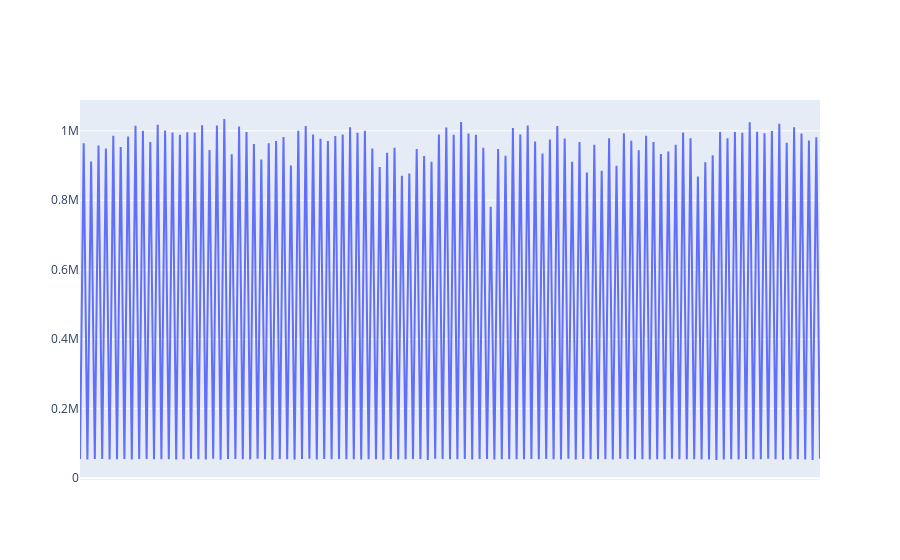
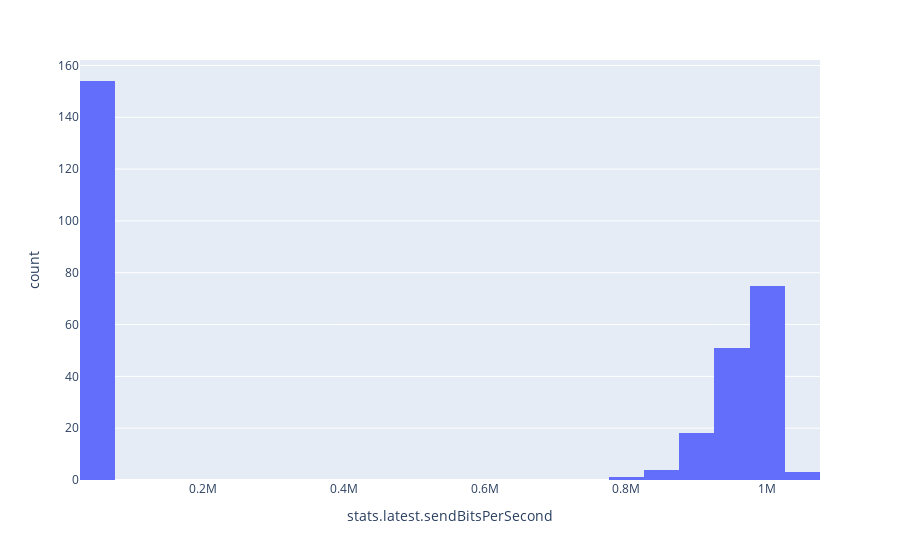

Write notebook code for charts like these, in order.
### Code cell
import pandas
import json
import plotly.graph_objects as go
import plotly.express as px

with open('beacon.log') as f:
    lines = [json.loads(line) for line in f.readlines()]
    data = pandas.json_normalize(lines)
    data['time'] = pandas.to_datetime(data['stats.latest.timestamp'])

data

fig = go.Figure([go.Scatter(x=data['time'], y=data['stats.latest.sendBitsPerSecond'])])
fig.show()

fig2 = px.histogram(data, x='stats.latest.sendBitsPerSecond', nbins=20)
fig2.show()

data.describe()

### Figure 1 — Plotly figure (JSON) as saved in the notebook; plotly's stock layout.template omitted (floating-point values rounded to 4 significant figures; data arrays with more than 128 entries replaced by an {"elided": "..."} marker saying what was removed)
{"data": [{"type": "scatter", "x": {"elided": "306 str values"}, "y": {"elided": "306 float values"}}], "layout": {"autosize": true, "xaxis": {"autorange": true, "range": ["1970-01-01 00:27:47.6948", "1970-01-01 00:27:47.695"], "type": "date"}, "yaxis": {"autorange": true, "range": [-5189.0, 1089000.0], "type": "linear"}}}

### Figure 2 — Plotly figure (JSON) as saved in the notebook; plotly's stock layout.template omitted (floating-point values rounded to 4 significant figures; data arrays with more than 128 entries replaced by an {"elided": "..."} marker saying what was removed)
{"data": [{"alignmentgroup": "True", "bingroup": "x", "hovertemplate": "stats.latest.sendBitsPerSecond=%{x}<br>count=%{y}<extra></extra>", "legendgroup": "", "marker": {"color": "#636efa", "pattern": {"shape": ""}}, "name": "", "nbinsx": 20, "offsetgroup": "", "orientation": "v", "showlegend": false, "type": "histogram", "x": {"elided": "306 float values"}, "xaxis": "x", "yaxis": "y"}], "layout": {"autosize": true, "barmode": "relative", "legend": {"tracegroupgap": 0}, "margin": {"t": 60}, "xaxis": {"anchor": "y", "autorange": true, "domain": [0, 1], "range": [25000, 1075000], "title": {"text": "stats.latest.sendBitsPerSecond"}, "type": "linear"}, "yaxis": {"anchor": "x", "autorange": true, "domain": [0, 1], "range": [0, 162.1], "title": {"text": "count"}}}}
